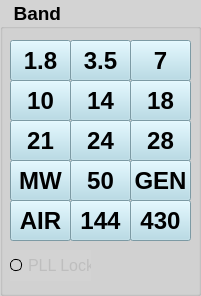
     <widget class="QGroupBox" name="Band_groupBox">
      <property name="geometry">
       <rect>
        <x>925</x>
        <y>10</y>
        <width>201</width>
        <height>296</height>
       </rect>
      </property>
      <property name="font">
       <font>
        <pointsize>14</pointsize>
        <bold>true</bold>
       </font>
      </property>
      <property name="styleSheet">
       <string notr="true">QWidget{ background-color: lightgray;}</string>
      </property>
      <property name="title">
       <string>  Band</string>
      </property>
      <widget class="QPushButton" name="band_pushButton_1">
       <property name="geometry">
        <rect>
         <x>10</x>
         <y>40</y>
         <width>61</width>
         <height>41</height>
        </rect>
       </property>
       <property name="font">
        <font>
         <pointsize>18</pointsize>
         <bold>true</bold>
        </font>
       </property>
       <property name="styleSheet">
        <string notr="true">QPushButton {background-color: lightblue;}
QPushButton::pressed {background-color: red;}</string>
       </property>
       <property name="text">
        <string>1.8</string>
       </property>
       <property name="checkable">
        <bool>false</bool>
       </property>
      </widget>
      <widget class="QPushButton" name="band_pushButton_2">
       <property name="geometry">
        <rect>
         <x>70</x>
         <y>40</y>
         <width>61</width>
         <height>41</height>
        </rect>
       </property>
       <property name="font">
        <font>
         <pointsize>18</pointsize>
         <bold>true</bold>
        </font>
       </property>
       <property name="styleSheet">
        <string notr="true">QPushButton {background-color: lightblue;}
QPushButton::pressed {background-color: red;}</string>
       </property>
       <property name="text">
        <string>3.5</string>
       </property>
       <property name="checkable">
        <bool>false</bool>
       </property>
      </widget>
      <widget class="QPushButton" name="band_pushButton_3">
       <property name="geometry">
        <rect>
         <x>130</x>
         <y>40</y>
         <width>61</width>
         <height>41</height>
        </rect>
       </property>
       <property name="font">
        <font>
         <pointsize>18</pointsize>
         <bold>true</bold>
        </font>
       </property>
       <property name="styleSheet">
        <string notr="true">QPushButton {background-color: lightblue;}
QPushButton::pressed {background-color: red;}</string>
       </property>
       <property name="text">
        <string>7</string>
       </property>
       <property name="checkable">
        <bool>false</bool>
       </property>
      </widget>
      <widget class="QPushButton" name="band_pushButton_4">
       <property name="geometry">
        <rect>
         <x>10</x>
         <y>80</y>
         <width>61</width>
         <height>41</height>
        </rect>
       </property>
       <property name="font">
        <font>
         <pointsize>18</pointsize>
         <bold>true</bold>
        </font>
       </property>
       <property name="styleSheet">
        <string notr="true">QPushButton {background-color: lightblue;}
QPushButton::pressed {background-color: red;}</string>
       </property>
       <property name="text">
        <string>10</string>
       </property>
       <property name="checkable">
        <bool>false</bool>
       </property>
      </widget>
      <widget class="QPushButton" name="band_pushButton_6">
       <property name="geometry">
        <rect>
         <x>130</x>
         <y>80</y>
         <width>61</width>
         <height>41</height>
        </rect>
       </property>
       <property name="font">
        <font>
         <pointsize>18</pointsize>
         <bold>true</bold>
        </font>
       </property>
       <property name="styleSheet">
        <string notr="true">QPushButton {background-color: lightblue;}
QPushButton::pressed {background-color: red;}</string>
       </property>
       <property name="text">
        <string>18</string>
       </property>
       <property name="checkable">
        <bool>false</bool>
       </property>
      </widget>
      <widget class="QPushButton" name="band_pushButton_5">
       <property name="geometry">
        <rect>
         <x>70</x>
         <y>80</y>
         <width>61</width>
         <height>41</height>
        </rect>
       </property>
       <property name="font">
        <font>
         <pointsize>18</pointsize>
         <bold>true</bold>
        </font>
       </property>
       <property name="styleSheet">
        <string notr="true">QPushButton {background-color: lightblue;}
QPushButton::pressed {background-color: red;}</string>
       </property>
       <property name="text">
        <string>14</string>
       </property>
       <property name="checkable">
        <bool>false</bool>
       </property>
      </widget>
      <widget class="QPushButton" name="band_pushButton_8">
       <property name="geometry">
        <rect>
         <x>70</x>
         <y>120</y>
         <width>61</width>
         <height>41</height>
        </rect>
       </property>
       <property name="font">
        <font>
         <pointsize>18</pointsize>
         <bold>true</bold>
        </font>
       </property>
       <property name="styleSheet">
        <string notr="true">QPushButton {background-color: lightblue;}
QPushButton::pressed {background-color: red;}</string>
       </property>
       <property name="text">
        <string>24</string>
       </property>
       <property name="checkable">
        <bool>false</bool>
       </property>
      </widget>
      <widget class="QPushButton" name="band_pushButton_7">
       <property name="geometry">
        <rect>
         <x>10</x>
         <y>120</y>
         <width>61</width>
         <height>41</height>
        </rect>
       </property>
       <property name="font">
        <font>
         <pointsize>18</pointsize>
         <bold>true</bold>
        </font>
       </property>
       <property name="styleSheet">
        <string notr="true">QPushButton {background-color: lightblue;}
QPushButton::pressed {background-color: red;}</string>
       </property>
       <property name="text">
        <string>21</string>
       </property>
       <property name="checkable">
        <bool>false</bool>
       </property>
      </widget>
      <widget class="QPushButton" name="band_pushButton_9">
       <property name="geometry">
        <rect>
         <x>130</x>
         <y>120</y>
         <width>61</width>
         <height>41</height>
        </rect>
       </property>
       <property name="font">
        <font>
         <pointsize>18</pointsize>
         <bold>true</bold>
        </font>
       </property>
       <property name="styleSheet">
        <string notr="true">QPushButton {background-color: lightblue;}
QPushButton::pressed {background-color: red;}</string>
       </property>
       <property name="text">
        <string>28</string>
       </property>
       <property name="checkable">
        <bool>false</bool>
       </property>
      </widget>
      <widget class="QPushButton" name="band_pushButton_10">
       <property name="geometry">
        <rect>
         <x>70</x>
         <y>160</y>
         <width>61</width>
         <height>41</height>
        </rect>
       </property>
       <property name="font">
        <font>
         <pointsize>18</pointsize>
         <bold>true</bold>
        </font>
       </property>
       <property name="styleSheet">
        <string notr="true">QPushButton {background-color: lightblue;}
QPushButton::pressed {background-color: red;}</string>
       </property>
       <property name="text">
        <string>50</string>
       </property>
       <property name="checkable">
        <bool>false</bool>
       </property>
      </widget>
      <widget class="QPushButton" name="band_pushButton_11">
       <property name="geometry">
        <rect>
         <x>70</x>
         <y>200</y>
         <width>61</width>
         <height>41</height>
        </rect>
       </property>
       <property name="font">
        <font>
         <pointsize>18</pointsize>
         <bold>true</bold>
        </font>
       </property>
       <property name="styleSheet">
        <string notr="true">QPushButton {background-color: lightblue;}
QPushButton::pressed {background-color: red;}</string>
       </property>
       <property name="text">
        <string>144</string>
       </property>
       <property name="checkable">
        <bool>false</bool>
       </property>
      </widget>
      <widget class="QPushButton" name="band_pushButton_12">
       <property name="geometry">
        <rect>
         <x>130</x>
         <y>200</y>
         <width>61</width>
         <height>41</height>
        </rect>
       </property>
       <property name="font">
        <font>
         <pointsize>18</pointsize>
         <bold>true</bold>
        </font>
       </property>
       <property name="styleSheet">
        <string notr="true">QPushButton {background-color: lightblue;}
QPushButton::pressed {background-color: red;}</string>
       </property>
       <property name="text">
        <string>430</string>
       </property>
       <property name="checkable">
        <bool>false</bool>
       </property>
      </widget>
      <widget class="QPushButton" name="band_pushButton_13">
       <property name="geometry">
        <rect>
         <x>10</x>
         <y>200</y>
         <width>61</width>
         <height>41</height>
        </rect>
       </property>
       <property name="font">
        <font>
         <pointsize>18</pointsize>
         <bold>true</bold>
        </font>
       </property>
       <property name="styleSheet">
        <string notr="true">QPushButton {background-color: lightblue;}
QPushButton::pressed {background-color: red;}</string>
       </property>
       <property name="text">
        <string>AIR</string>
       </property>
       <property name="checkable">
        <bool>false</bool>
       </property>
      </widget>
      <widget class="QPushButton" name="band_pushButton_14">
       <property name="geometry">
        <rect>
         <x>130</x>
         <y>160</y>
         <width>61</width>
         <height>41</height>
        </rect>
       </property>
       <property name="font">
        <font>
         <pointsize>18</pointsize>
         <bold>true</bold>
        </font>
       </property>
       <property name="styleSheet">
        <string notr="true">QPushButton {background-color: lightblue;}
QPushButton::pressed {background-color: red;}</string>
       </property>
       <property name="text">
        <string>GEN</string>
       </property>
       <property name="checkable">
        <bool>false</bool>
       </property>
      </widget>
      <widget class="QPushButton" name="band_pushButton_15">
       <property name="geometry">
        <rect>
         <x>10</x>
         <y>160</y>
         <width>61</width>
         <height>41</height>
        </rect>
       </property>
       <property name="font">
        <font>
         <pointsize>18</pointsize>
         <bold>true</bold>
        </font>
       </property>
       <property name="styleSheet">
        <string notr="true">QPushButton {background-color: lightblue;}
QPushButton::pressed {background-color: red;}</string>
       </property>
       <property name="text">
        <string>MW</string>
       </property>
       <property name="checkable">
        <bool>false</bool>
       </property>
      </widget>
      <widget class="QRadioButton" name="PLL_lock_radioButton">
       <property name="enabled">
        <bool>false</bool>
       </property>
       <property name="geometry">
        <rect>
         <x>10</x>
         <y>250</y>
         <width>81</width>
         <height>31</height>
        </rect>
       </property>
       <property name="font">
        <font>
         <pointsize>12</pointsize>
         <italic>false</italic>
        </font>
       </property>
       <property name="layoutDirection">
        <enum>Qt::LayoutDirection::LeftToRight</enum>
       </property>
       <property name="styleSheet">
        <string notr="true">QRadioButton::indicator:checked:checked{ background-color: green;}
QRadioButton::indicator{ width: 10px; height: 10px; border-radius: 5px; border: 1px solid black; background-color: transparent;}</string>
       </property>
       <property name="text">
        <string>PLL Lock</string>
       </property>
       <property name="iconSize">
        <size>
         <width>32</width>
         <height>32</height>
        </size>
       </property>
       <property name="checkable">
        <bool>true</bool>
       </property>
       <property name="checked">
        <bool>false</bool>
       </property>
      </widget>
     </widget>
